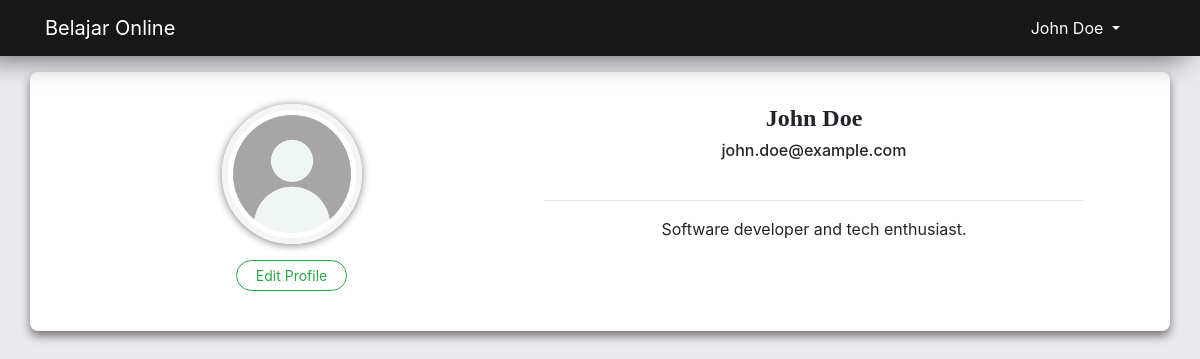
Page /member/profile.php (signed in) on the committed database.
### tables this page shows
CREATE TABLE users (
    id INT AUTO_INCREMENT PRIMARY KEY,
    name VARCHAR(255) NOT NULL,
    email VARCHAR(255) UNIQUE NOT NULL,
    password VARCHAR(255) NOT NULL,
    avatar VARCHAR(255),
    bio TEXT,
    created_at TIMESTAMP DEFAULT CURRENT_TIMESTAMP,
    updated_at TIMESTAMP DEFAULT CURRENT_TIMESTAMP ON UPDATE CURRENT_TIMESTAMP
);

### member/profile.php (the view, shortened to what this page needs)
<?php
include "../app/init.php";
$email = $_SESSION['email'];
$data = mysqli_query($con, "SELECT * FROM `users` WHERE `email` = '$email'");
$user = mysqli_fetch_assoc($data);
if ($user) {
    $bg = "main-page container mt-5 p-4 bg-white p-2";
} else {
    $bg = "container bg-none";
}
?>
<!DOCTYPE html>
<html lang="en">
<head>
    <?php include "../template/header.php"; ?>
</head>
<body style="background:#EAEAEF">
    <?php include "../template/nav.php"; ?>
    <div class="col-12 mb-2 mt-2 p-3">
        <div class="<?= $bg ?>">
            <?php if ($user) { ?>
                <section class="single-product mt-2">
                    <div class="container">
                        <div class="row">
                            <div class="col-sm-5 text-center mb-3">
                                <div class="img-user mb-3">
                                    <img src="../assets/uploads/avatars/<?= htmlspecialchars($user['avatar']) ?>" alt="User Avatar">
                                </div>
                                <a href="./update-profile.php" class="btn-sm btn btn-outline-success col-lg-3" style="border-radius:50px">Edit Profile</a>
                            </div>
                            <div class="col-sm-6 text-center">
                                <h4 class="nama-user"><?= ucwords(htmlspecialchars($user['name'])); ?></h4>
                                <h6 class="mt-"><?= htmlspecialchars($user['email']); ?></h6>
                                <div class="info mt-4">
                                    <div class="row">
                                        <div class="deskripsi col-12">
                                            <hr>
                                            <p><?= ucfirst(htmlspecialchars($user['bio'])); ?></p>
                                        </div>
                                    </div>
                                </div>
                            </div>
                        </div>
                    </div>
                </section>
            <?php } ?>
        </div>
    </div>
</body>
</html>

### template/nav.php (shortened to what this page needs)
<nav class="position-fixed navbar navbar-expand-lg navbar-dark">
    <div class="container ">
        <a class="navbar-brand mr-5" href="../index.php">
            Belajar Online
        </a>
        <div class="collapse navbar-collapse" id="navbarNav">
            <ul class="navbar-nav text-uppercase mx-auto col-10">
            </ul>
            <div class="nav-item dropdown col-lg-3 col-md-6 ">
                <a class="nav-link dropdown-toggle user cart text-white" href="#" id="navbarDropdown" role="button" data-toggle="dropdown" aria-haspopup="true" aria-expanded="false">
                    <?php
                    if (!isset($_SESSION['name'])) {
                        echo "user";
                    } else {
                        echo substr($user['name'], 0, 18);
                    }
                    ?>
                </a>
            </div>
        </div>
    </div>
</nav>

### template/header.php (style rules this page uses)
body { background: #EAEAEF; }
.container h4 { font-family: "lora"; font-weight: bold; }
.navbar { background: #171717; position: fixed; left: 0; top: 0; right: 0; margin: auto; z-index: 10; box-shadow: -15px 0px 30px #4e4e4e; }
.nav-item { margin-right: 24px; font-weight: 400; }
.nav-link.user { font-size: 16px; }
.main-page { border-radius: 8px; }

### member/profile.php (style rules this page uses)
.main-page { border-radius: 8px; box-shadow: 0px 5px 10px #7a7474; }
.img-user img { width: 140px; height: 140px; box-shadow: 0px 1px 8px grey; border-radius: 50%; border: solid 6px whitesmoke; }

### rows in the picture
users: name "John Doe", avatar (placeholder picture), email "john.doe@example.com", bio "Software developer and tech enthusiast."
